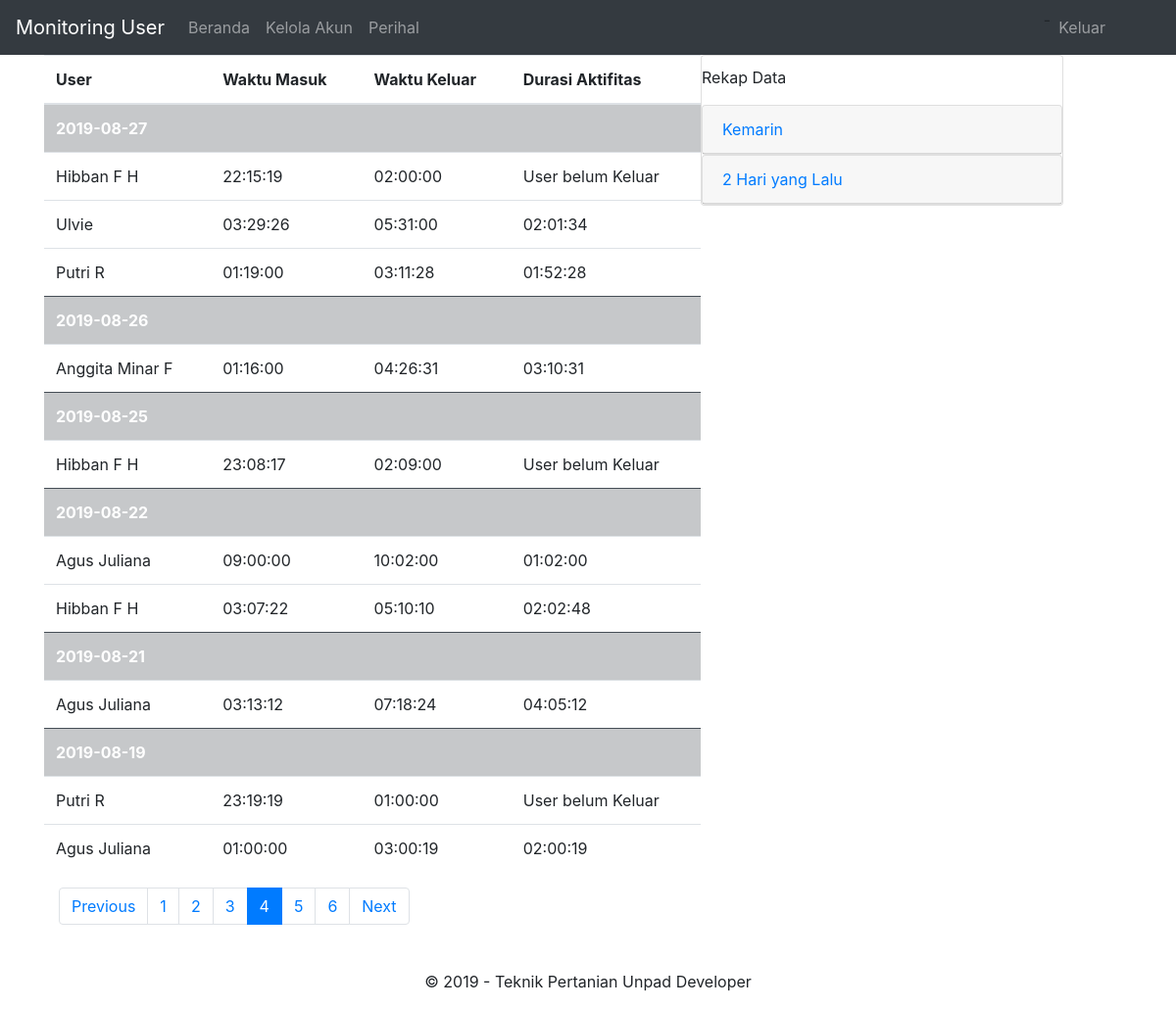
Page /index_admin.php?halaman=4 (signed in) on the committed database.
### tables this page shows
CREATE TABLE `user` (
  `id_user` int(10) NOT NULL,
  `nama_lengkap` varchar(100) NOT NULL,
  `email` varchar(50) NOT NULL,
  `nomor_hp` varchar(12) NOT NULL,
  `waktu_dibuat` timestamp NOT NULL DEFAULT CURRENT_TIMESTAMP ON UPDATE CURRENT_TIMESTAMP
);

### index_admin.php (the view, shortened to what this page needs)
<?php
include('config.php');
$limit = isset($_POST["limit-records"]) ? $_POST["limit-records"] : 10;
$perpage = 10;
$page = isset($_GET["halaman"]) ? (int)$_GET["halaman"] : 1;
$start = ($page > 1) ? ($page * $perpage) - $perpage : 0;
$hasil = $db->query("SELECT u.nama_lengkap, DATE(l.waktu_masuk) as tanggal_masuk, TIME(l.waktu_masuk) as masuk, TIME(l.waktu_keluar) as waktu_keluar, SEC_TO_TIME(TIME_TO_SEC(l.waktu_keluar) - TIME_TO_SEC(l.waktu_masuk)) AS estimasi FROM log_akses l
                    INNER JOIN manajerial m ON l.id_verifikasi = m.id_verifikasi INNER JOIN user u ON m.id_user = u.id_user
                    ORDER BY DATE(l.waktu_masuk) DESC, TIME(l.waktu_masuk) DESC LIMIT $start, $limit");
$sql = $db->query("SELECT * FROM log_akses");
$total = mysqli_num_rows($sql);
$pages = ceil($total/$perpage);
?>
<!DOCTYPE html>
<html lang="en">
<head>
    <link rel="stylesheet" href="https://maxcdn.bootstrapcdn.com/bootstrap/4.3.1/css/bootstrap.min.css">
    <link rel="stylesheet" type="text/css" href="//cdn.datatables.net/1.10.11/css/jquery.dataTables.min.css">
</head>
<body>
    <nav class="navbar navbar-expand-md navbar-dark bg-dark sticky-top">
        <a href="#" class="navbar-brand">Monitoring User</a>
        <ul class="navbar-nav w-100">
            <li class="nav-item"><a href="index_admin.php" class="nav-link">Beranda</a></li>
            <li class="nav-item"><a href="register.php" class="nav-link">Kelola Akun</a></li>
            <li class="nav-item"><a href="#" class="nav-link">Perihal</a></li>
        </ul>
        <ul class="navbar-nav w-100 justify-content-end">-
            <li class="nav-item justify-content-end mr-5"><a href="logout.php" class="nav-link">Keluar</a></li>
        </ul>
    </nav>
    <div class="container-fluid">
        <div class="row">
            <div class="col-md-7">
                <table class="table table-stripped table-hover maintabel" style="margin-left:30px;">
                    <thead>
                    <tr>
                        <th scope="col">User</th>
                        <th scope="col">Waktu Masuk</th>
                        <th scope="col">Waktu Keluar</th>
                        <th scope="col">Durasi Aktifitas</th>
                    </tr>
                    </thead>
                    <?php
                    if ($hasil-> num_rows > 0){
                        $cur_date = false;
                        while($row = $hasil-> fetch_assoc()) {
                            if ($row['tanggal_masuk'] != $cur_date) {
                    ?>
                    <tr class="table-dark">
                        <td colspan='4'><b><?php if ($row['tanggal_masuk'] == date('Y-m-d')):
                            echo "Hari ini";
                        elseif ($row['tanggal_masuk'] == date('Y-m-d', time() - 86400)):
                            echo "Kemarin";
                        else:
                            echo $row['tanggal_masuk'];
                        endif;
                        ?></b></td>
                    </tr>
                    <?php $cur_date = $row['tanggal_masuk'];
                        }?>
                    <tr>
                        <td><?php echo $row['nama_lengkap'] ?></td>
                        <td><?php echo $row['masuk'] ?></td>
                        <td><?php if ($row['waktu_keluar'] === NULL):
                                echo "User belum keluar";
                            else:
                                echo $row['waktu_keluar'];
                            endif; ?></td>
                        <td><?php if ($row['estimasi'] < 0):
                                echo "User belum Keluar";
                            else:
                                echo $row['estimasi'];
                            endif; ?></td>
                    </tr>
                    <?php
                        }
                    }
                    ?>
                </table>
            </div>
            <div class="col-md-4">
                <div class="card">
                    <p style="margin-top:10px;">Rekap Data</p>
                    <div id="accordion">
                        <div class="card">
                            <div class="card-header">
                                <a class="card-link" data-toggle="collapse" href="#kemarin">Kemarin</a>
                            </div>
                        </div>
                        <div class="card">
                            <div class="card-header">
                                <a class="card-link" data-toggle="collapse" href="#lusa">2 Hari yang Lalu</a>
                            </div>
                        </div>
                    </div>
                </div>
            </div>
        </div>
        <div class="col-md-3">
            <ul class="pagination" style="margin-left:30px;">
                <li class="page-item"><?php if($page > 1): ?>
                    <a class="page-link" href="?halaman=<?= $page - 1; ?>">Previous</a>
                <?php endif; ?>
                </li>
                <?php for($i=1; $i<=$pages; $i++) :?>
                <li class="<?php if($i == $page) {echo 'page-item active';} else {echo 'page-item';} ?>">
                        <a href="?halaman=<?= $i; ?>" class="page-link"><?= $i; ?></a>
                    <?php endfor;?>
                </li>
                <li class="page-item"><?php if($page < $pages): ?>
                    <a href="?halaman=<?= $page + 1;?>" class="page-link">Next</a>
                <?php endif; ?>
                </li>
            </ul>
        </div>
    </div>
    <?php include "footer.php"; ?>
</body>
</html>

### rows in the picture
user: tanggal_masuk "2019-08-27", nama_lengkap "Hibban F H", masuk "22:15:19", waktu_keluar "02:00:00", shows "User belum Keluar", tanggal_masuk "2019-08-25", masuk "23:08:17", waktu_keluar "02:09:00", masuk "03:07:22", waktu_keluar "05:10:10", estimasi "02:02:48"
user: nama_lengkap "Ulvie", masuk "03:29:26", waktu_keluar "05:31:00", estimasi "02:01:34"
user: nama_lengkap "Putri R", masuk "01:19:00", waktu_keluar "03:11:28", estimasi "01:52:28", tanggal_masuk "2019-08-19", masuk "23:19:19", waktu_keluar "01:00:00", shows "User belum Keluar"
user: tanggal_masuk "2019-08-26", nama_lengkap "Anggita Minar F", masuk "01:16:00", waktu_keluar "04:26:31", estimasi "03:10:31"
user: tanggal_masuk "2019-08-22", nama_lengkap "Agus Juliana", masuk "09:00:00", waktu_keluar "10:02:00", estimasi "01:02:00", tanggal_masuk "2019-08-21", masuk "03:13:12", waktu_keluar "07:18:24", estimasi "04:05:12", masuk "01:00:00", waktu_keluar "03:00:19", estimasi "02:00:19"
